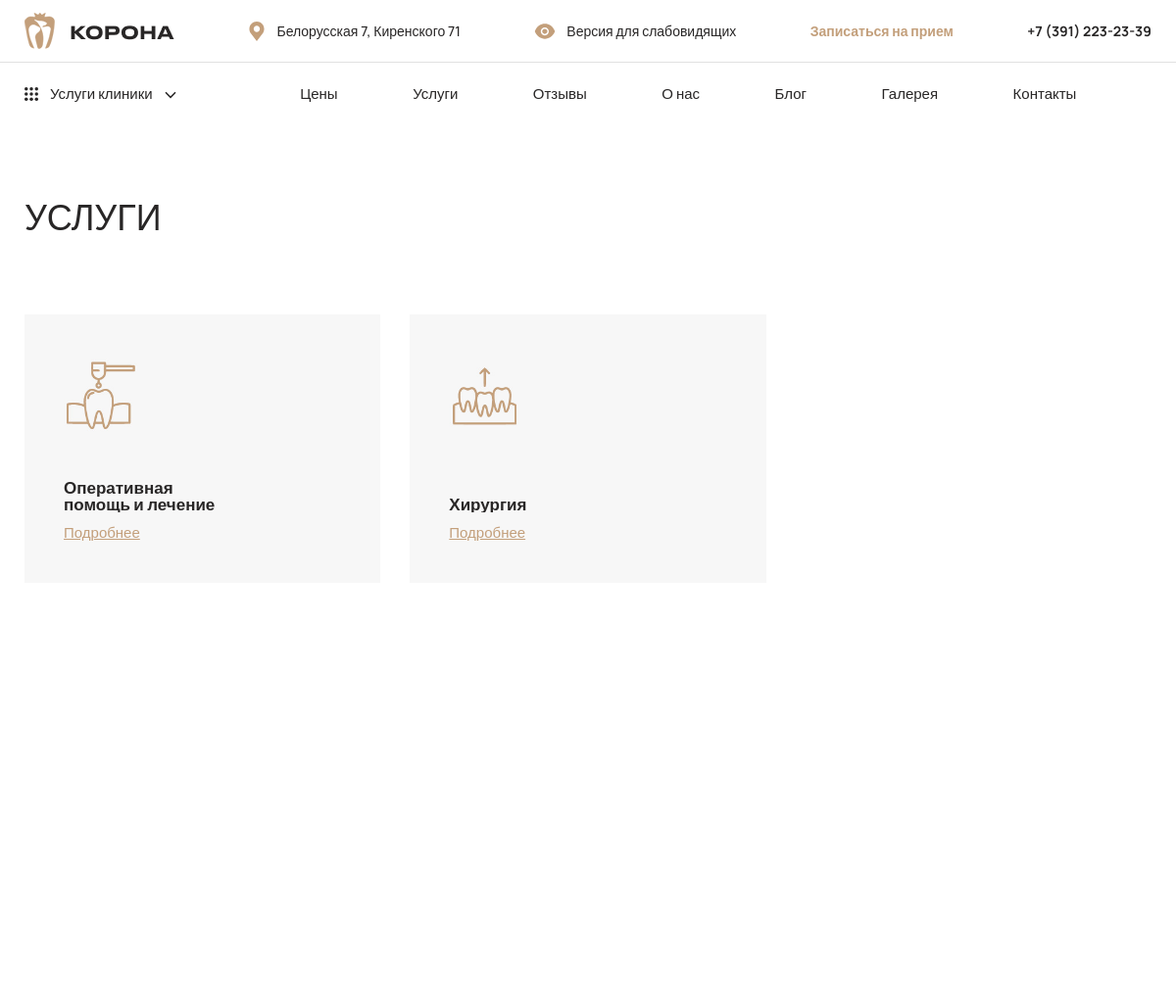
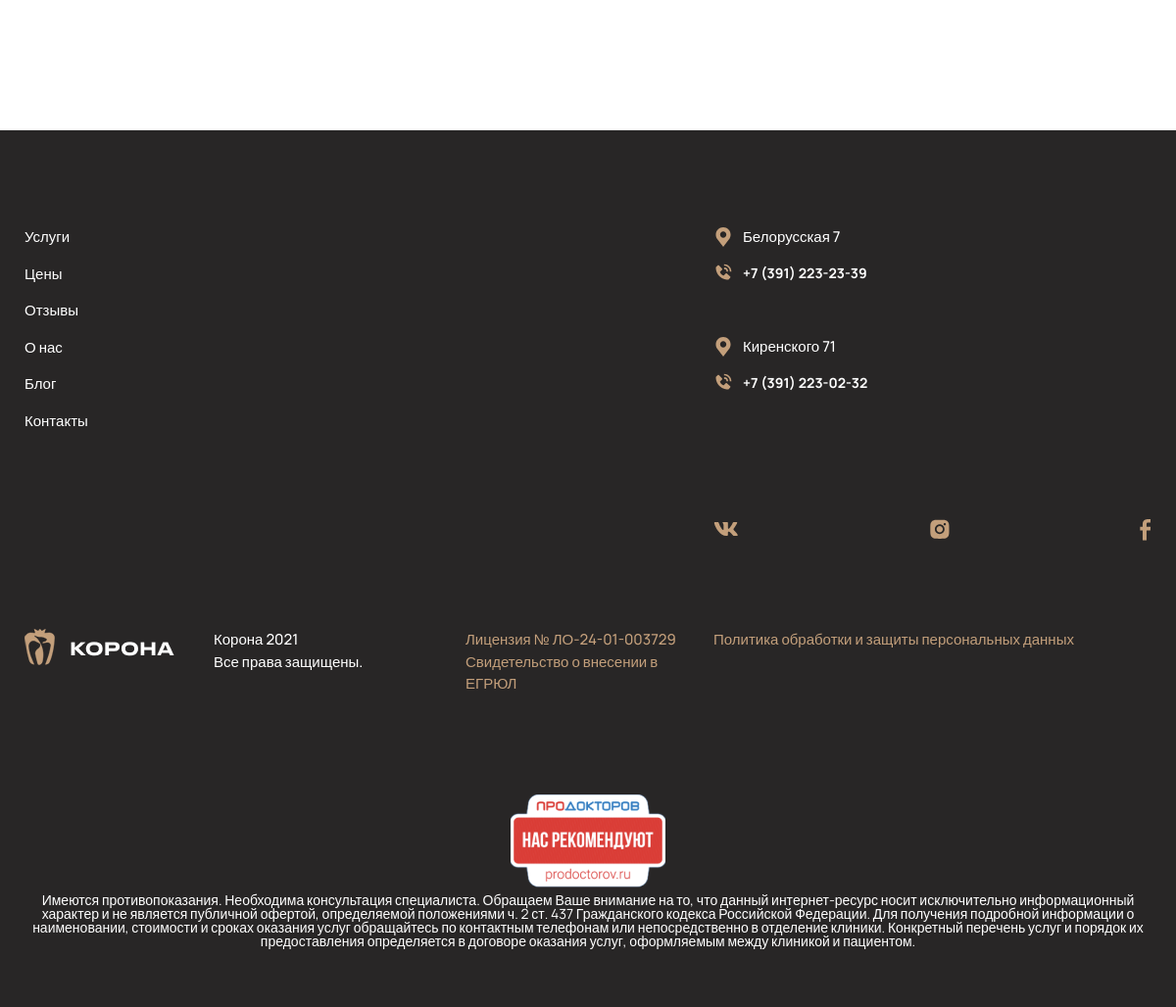
/uslugi/, run on the app's committed database (2 pictures, top to bottom).
### services/models.py (models this page shows, shortened)
class PreviewService(models.Model):
    icon = models.FileField(
        upload_to='sys/service_icons/',
        verbose_name=_('Иконка услуги'),
        default='sys/service_icons/default.png',
        blank=True,
    )
    alt_icon = models.TextField(
        verbose_name=_('Описание иконки'),
    )
    name = models.TextField(
        verbose_name=_('Название услуги'),
    )
    name_html = models.TextField(
        editable=False,
    )
    description = models.TextField(
        verbose_name=_('Описание услуги'),
    )
    description_html = models.TextField(
        editable=False,
    )
    show_on_main = models.BooleanField(
        verbose_name=_('Показать на главной'),
        default=False,
    )
    class Meta:
        verbose_name = _('Предпросмотр услуги на главной (4 блока)')
        verbose_name_plural = _('Предпросмотр услуги')

### common_info/models.py (models this page shows, shortened)
class PhoneAndAddress(models.Model):
    address = models.TextField(
        verbose_name=_('Адрес'),
    )
    phone_number = models.TextField(  # TODO: Реализовать валидацию номера телефона.
        verbose_name=_('Номер телефона'),
    )
    site_settings = models.ForeignKey(
        to=SiteSettings,
        on_delete=models.CASCADE,
        related_name='phone_and_address_set',
        related_query_name='phone_and_address',
    )
    class Meta:
        verbose_name = _('Телефон и адрес')
        verbose_name_plural = _('Телефоны и адреса')

### services/views.py (the view)
# urls.py: path('uslugi/', include('services.urls')),
def services(request: HttpRequest) -> HttpResponse:
    services_set = PreviewService.objects.all()
    context = {
        'preview_services': services_set,
    }
    return render(request=request,
                  template_name='services/services.html',
                  context=context)

### common_info/context_processors.py (called while the page is built)
def get_site_settings(request: HttpRequest) -> Dict[str, Any]:
    return {'site_settings': SiteSettings.load()}

### services/context_processors.py (called while the page is built)
def get_all_services(request: HttpRequest) -> Dict[str, Any]:
    all_services = Service.objects.all()
    return {'all_services': all_services}

### services/models.py (called while the page is built)
    def get_absolute_url(self) -> str:
        return reverse('services:article',
                       args=(str(self.service.url), str(self.url), ))

    def get_absolute_url(self) -> str:
        return reverse('services:service', args=(str(self.url), ))

### utils/models/singleton_model.py (called while the page is built)
    @classmethod
    def load(cls):
        try:
            return cls.objects.get()
        except cls.DoesNotExist:
            return cls()

### visual_version_handler/context_processors.py (called while the page is built)
def visually_impaired(request: HttpRequest) -> Dict[str, Any]:
    visually_impaired_param: bool = request.session.get('visually_impaired', False)
    return {'visually_impaired': visually_impaired_param}

### services/templates/services/services.html (shortened to what this page needs)
{% extends 'layouts/base.html' %}
{% load static %}
{% block content %}
<section class='services'>
    <div class='container'>
        <h1 class="services__title title">Услуги</h1>
        <div class='services__items'>
            {% for preview_service in preview_services %}
            <div class="services__item">
                <div class="services__item-icon">
                    <img src="{{ preview_service.icon.url }}" alt="{{ preview_service.alt_image }}">
                </div>
                <div class="services__item-title">{{ preview_service.name_html | safe }}</div>
                <a href="{{ preview_service.service.get_absolute_url }}" class="services__item-link">Подробнее</a>
            </div>
            {% endfor %}
        </div>
    </div>
</section>
{% endblock %}

### templates/layouts/base.html (shortened to what this page needs)
{% load static %}
<!DOCTYPE html> {% if visually_impaired %}
<html lang="en" impaired="true">
{% else %}
<html lang="ru">
{% endif %}
<head>
    <link rel="stylesheet" href="{%  static 'css/nice-select.css' %}">
    <link rel="stylesheet" href="{%  static 'css/bootstrap.min.css' %}">
    <link rel="stylesheet" href="{%  static 'css/swiper-bundle.min.css' %}">
    <link rel="stylesheet" href="{%  static 'css/jquery.fancybox.min.css' %}">
    <link rel="stylesheet" href="{% static 'css/style.css' %}">
</head>
<body>
    <header class="header">
        <section class='header-top'>
            <div class='container'>
                <div class='header-top__inner  '>
                    <a href="{% url 'main:index' %}" class="header__logo">
                        <img src="{% static 'img/logo.png' %}" alt="СК Корона">
                    </a>
                    <div class="header__address">
                        <span>Белорусская 7, Киренского 71</span>
                    </div>
                    <a href="{% url 'visual_version_handler:set_version' visually_impaired|yesno:'0,1' %}">
                        <button class="header__vision-impared">
                            <span>Версия для слабовидящих</span>
                        </button>
                    </a>
                    <button class="header__make-order btn" data-toggle="modal" data-target="#modal1">Записаться на прием</button>
                    <a href="tel:+73912232339" class="header__phone">+7 (391) 223-23-39</a>
                </div>
            </div>
        </section>
        <section class='header-bottom'>
            <div class='container'>
                <div class='header-bottom__inner'>
                    <div class="header__service">
                        <div class="header__service-btn">
                            <span>Услуги клиники</span>
                            <i>
                                <svg width="12" height="8" viewBox="0 0 12 8" fill="none" xmlns="http://www.w3.org/2000/svg">
                                    <path d="M1 1.32581L6 6.32581L11 1.32581" stroke="#282626" stroke-width="1.5"/>
                                </svg>
                            </i>
                        </div>
                    </div>
                    <div class="nav">
                        <a href="{% url 'prices' %}" class="nav__item">Цены</a>
                        <a href="{% url 'services:services' %}" class="nav__item">Услуги</a>
                        <a href="{% url 'comments:comments' %}" class="nav__item">Отзывы</a>
                        <a href="{% url 'pages:about' %}" class="nav__item">О нас</a>
                        <a href="{% url 'blog:articles' %}" class="nav__item">Блог</a>
                        <a href="{% url 'gallery:gallery' %}" class="nav__item">Галерея</a>
                        <a href="{% url 'main:contacts' %}" class="nav__item">Контакты</a>
                    </div>
                </div>
            </div>
        </section>
    </header>
    {% block content %}{% endblock %}
    <section class='map'>
    </section>
    <footer class='footer'>
        <div class='container'>
            <div class='footer__top'>
                <div class="footer__col">
                    <a href="{% url 'services:services' %}" class="footer__item">Услуги</a>
                    <a href="{% url 'prices' %}" class="footer__item">Цены</a>
                    <a href="{% url 'comments:comments' %}" class="footer__item">Отзывы</a>
                    <a href="{% url 'pages:about' %}" class="footer__item">О нас</a>
                    <a href="{% url 'blog:articles' %}" class="footer__item">Блог</a>
                    <a href="{% url 'main:contacts' %}" class="footer__item">Контакты</a>
                </div>
                <div class="footer__col">
                </div>
                <div class="footer__col">
                </div>
                <div class="footer__col">
                    {% for phone_and_address in site_settings.phone_and_address_set.all %}
                    <div class="footer__contacts">
                        <div class="footer__address">
                            <span>{{phone_and_address.address}}</span>
                        </div>
                        <a href="tel:{{phone_and_address.phone_number}}" class="footer__phone">
                            <span>{{phone_and_address.phone_number}}</span>
                        </a>
                    </div>
                    {% endfor %}
                    <div class="footer__socials">
                        <a href="https://vk.com/korona_krsk" target="_blank"  class="footer__socials-item">
                        </a>
                        <a href="https://www.instagram.com/korona_krsk/" target="_blank"  class="footer__socials-item">
                        </a>
                        <a href="https://www.facebook.com/koronakrsk" target="_blank" class="footer__socials-item">
                        </a>
                    </div>
                </div>
            </div>
            <div class="footer__center">
                <div class="footer__col">
                    <a href="{% url 'main:index' %}" class="footer__logo">
                        <img src="{% static 'img/logo2.png' %}" alt="СК Корона">
                    </a>
                </div>
                <div class="footer__col">
                    <div class="footer__privacy">
                        Корона 2021 <br>Все права защищены.
                    </div>
                </div>
                <div class="footer__col">
                    <a href="/about/reglament-vyizova-dlya-malomobilnyix-grupp" class="footer__licensy">
                        Лицензия № ЛО-24-01-003729
                    </a>
                    <a href="/about/egrul" class="footer__licensy">
                        Свидетельство о внесении в ЕГРЮЛ
                    </a>
                </div>
                <div class="footer__col">
                    <a href="/about/politika-obrabotki-i-zashiti-dannih" class="footer__licensy">
                        Политика обработки и защиты персональных данных
                    </a>
                </div>
            </div>
            <div class="footer__bottom">
                <a href="https://prodoctorov.ru/krasnoyarsk/lpu/27705-korona/" rel="nofollow" target="_blank">
                    <img src="{% static 'img/prodoctorov.png' %}" title="ПроДокторов - Стоматологическая клиника «Корона», Красноярск" alt="ПроДокторов - Стоматологическая клиника «Корона», Красноярск">
                </a>
            </div>
            <p style="text-align: center;">Имеются противопоказания. Необходима консультация специалиста.
                Обращаем Ваше внимание на то, что данный интернет-ресурс носит исключительно информационный характер и не является публичной офертой, определяемой положениями ч. 2 ст. 437 Гражданского кодекса Российской Федерации. Для получения подробной информации о наименовании, стоимости и сроках оказания услуг обращайтесь по контактным телефонам или непосредственно в отделение клиники. Конкретный перечень услуг и порядок их предоставления определяется в договоре оказания услуг, оформляемым между клиникой и пациентом.
                </p>
        </div>
    </footer>
</body>
</html>

### data on the page
PreviewService: icon (picture), name_html "Оперативная помощь и лечение"
PreviewService: icon (picture), name_html "Хирургия"
PhoneAndAddress: address "Белорусская 7", phone_number "+7 (391) 223-23-39"
PhoneAndAddress: address "Киренского 71", phone_number "+7 (391) 223-02-32"
